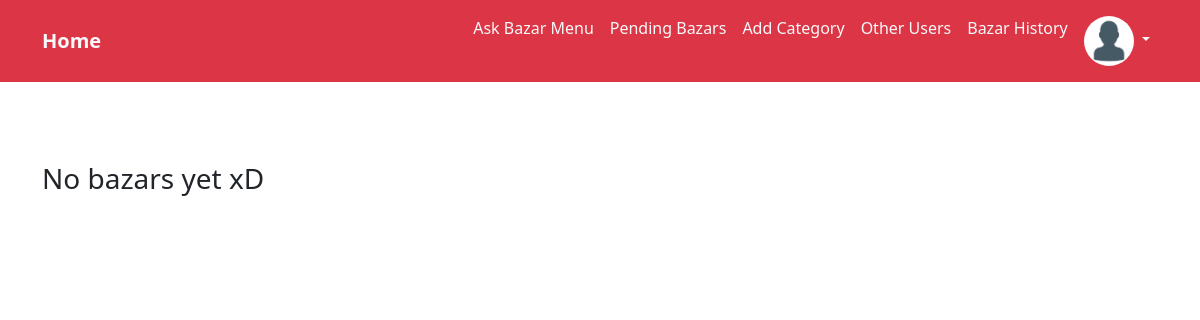
/bazar-history/ (signed in), run on an earlier commit of the app's database.
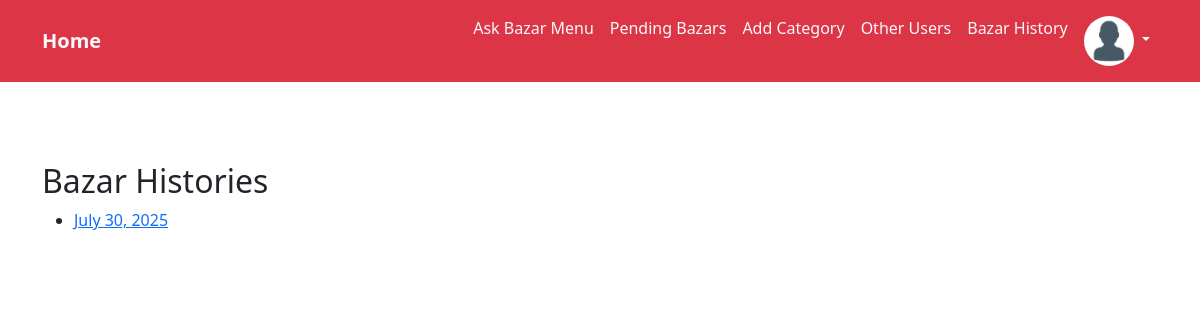
And on a later commit of the database.
### App_Bazar/models.py (models this page shows, shortened)
class Bazar(models.Model):
    author = models.ForeignKey(AUTH_USER_MODEL, on_delete=models.CASCADE, related_name="author_bazar")
    name = models.CharField(max_length=264)
    category = models.ForeignKey(Category, on_delete=models.CASCADE, related_name="bazar_category")
    per_kg_price = models.IntegerField(blank=True, null=True)
    weight = models.FloatField(null=True, blank=True)
    publish_date = models.DateTimeField(auto_now_add = True)
    update_date = models.DateTimeField(auto_now = True)

### App_Bazar/views.py (the view)
# urls.py: path('bazar-history/', views.bazar_history, name="bazar_history"),
@login_required
def bazar_history(request):
    bazar_dates = Bazar.objects.annotate(date_only=TruncDate('publish_date')).values_list('date_only', flat=True).distinct()
    return render(request, 'App_Bazar/all_bazar_dates.html', context={'bazar_dates': bazar_dates})

### templates/App_Bazar/all_bazar_dates.html (shortened to what this page needs)
{% extends "base.html" %}
{% block body_block %}
    {% if bazar_dates %}
        <h2>Bazar Histories</h2> <ul>
        {% for date in bazar_dates %}
                <li><a href="{% url 'App_Bazar:sorted_bazar'  date|date:'Y-m-d'  %}">{{ date }}</a></li>
        {% endfor %}
    </ul>
    {% else %}
    <h3>No bazars yet xD</h3>
    {% endif %}
{% endblock  %}

What changed in the data, as far as the page shows it:
added Bazar: date "July 30, 2025"
Also different on the page:
text no longer shown: "No bazars yet xD"
text now shown: "Bazar Histories"
